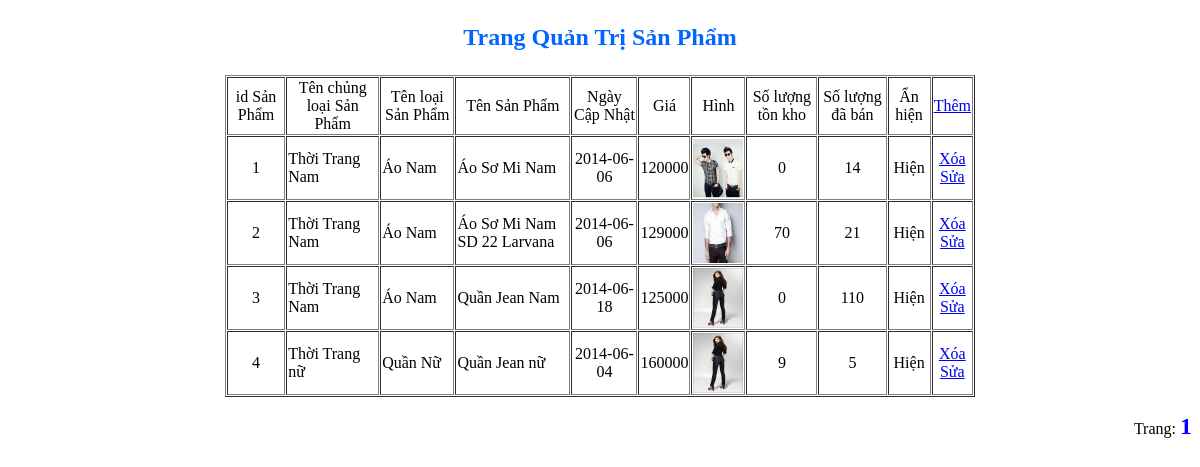
The page /admin/sanpham/sanpham.php on the database as committed earlier.
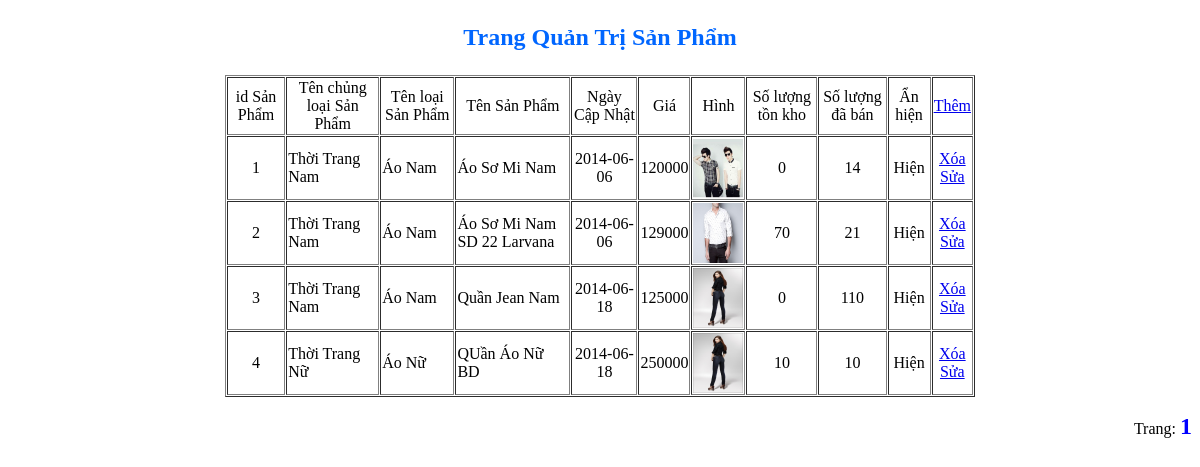
The same page on the database as committed later.
### tables this page shows
CREATE TABLE IF NOT EXISTS `sanpham` (
  `idSP` int(255) NOT NULL AUTO_INCREMENT,
  `idLoai` int(255) NOT NULL DEFAULT '0',
  `idCL` int(255) NOT NULL DEFAULT '0',
  `TenSP` varchar(100) NOT NULL,
  `MoTa` text NOT NULL,
  `NgayCapNhat` date NOT NULL DEFAULT '0000-00-00',
  `Gia` int(15) NOT NULL,
  `UrlHinh` varchar(255) NOT NULL,
  `SoLanXem` int(15) DEFAULT '0',
  `SoLuongTonKho` int(15) DEFAULT '0',
  `SoLuongDaBan` int(15) DEFAULT '0',
  `AnHien` int(15) NOT NULL DEFAULT '1',
  PRIMARY KEY (`idSP`)
);

CREATE TABLE IF NOT EXISTS `chungloaisanpham` (
  `idCL` int(255) NOT NULL AUTO_INCREMENT,
  `TenCL` varchar(100) NOT NULL,
  `AnHien` int(255) NOT NULL,
  PRIMARY KEY (`idCL`)
);

CREATE TABLE IF NOT EXISTS `loaisanpham` (
  `idLoai` int(255) NOT NULL AUTO_INCREMENT,
  `idCL` int(255) NOT NULL,
  `TenLoai` varchar(100) NOT NULL,
  `AnHien` int(255) NOT NULL,
  PRIMARY KEY (`idLoai`)
);

### admin/sanpham/sanpham.php (the view, shortened to what this page needs)
<!DOCTYPE html PUBLIC "-//W3C//DTD XHTML 1.0 Transitional//EN" "http://www.w3.org/TR/xhtml1/DTD/xhtml1-transitional.dtd">
<html xmlns="http://www.w3.org/1999/xhtml">
<head>
</head>
<body>
<p align="center" style="color:#06F; font-size:24px;"><b>Trang Quản Trị Sản Phẩm</b></p>
<table width="750" border="1" cellspacing="1" cellpadding="1" align="center">
  <tr>
    <td align="center">id Sản Phẩm</td>
    <td align="center">Tên chủng loại Sản Phẩm</td>
    <td align="center">Tên loại Sản Phẩm</td>
    <td align="center">Tên Sản Phẩm</td>
    <td align="center">Ngày Cập Nhật</td>
    <td align="center">Giá</td>
    <td align="center">Hình</td>
    <td align="center">Số lượng tồn kho</td>
    <td align="center">Số lượng đã bán</td>
    <td align="center">Ẩn hiện</td>
    <td align="center"><a href="index.php?link=themsanpham">Thêm</a></td>
  </tr>
  <?php
  $sldc="select * from sanpham";
  $qrdc= mysql_query($sldc);
  $tsdong=mysql_num_rows($qrdc);
  $sodong=10;
  $tstrang=ceil($tsdong/$sodong);
  if (isset($_GET['trang']))
  {
	  $trang=intval($_GET['trang']);
  }
  else
  {
	  $trang=1;
  }
  $vitri=($trang-1)*$sodong;
  $sldc2="select * from sanpham limit $vitri,$sodong";
  $qrdc2=mysql_query($sldc2);
  while ($rowdc=mysql_fetch_array($qrdc2))
  {
  ?>
  <tr>
    <td align="center"><?php echo $rowdc['idSP']; ?></td>
    <td><?php
				$slcl="select * from chungloaisanpham where idCL=".$rowdc['idCL'];
				$qrcl=mysql_query($slcl);
				if ($rowcl=mysql_fetch_array($qrcl))
				echo $rowcl['TenCL'];
		?></td>
    <td><?php
				$sll="select * from loaisanpham where idLoai=".$rowdc['idLoai'];
				$qrl=mysql_query($sll);
				if ($rowl=mysql_fetch_array($qrl))
				echo $rowl['TenLoai'];
		?></td>
    <td><?php echo $rowdc['TenSP']; ?></td>
    <td align="center"><?php echo $rowdc['NgayCapNhat']; ?></td>
    <td align="center"><?php echo $rowdc['Gia']; ?></td>
    <td align="center"><img src="images/<?php echo $rowdc['UrlHinh']; ?>" width="50" height="60" /></td>
    <td align="center"><?php echo $rowdc['SoLuongTonKho']; ?></td>
    <td align="center"><?php echo $rowdc['SoLuongDaBan']; ?></td>
    <td align="center"><?php if ($rowdc['AnHien']==0) echo "Ẩn"; if ($rowdc['AnHien']==1) echo "Hiện"; ?></td>
    <td align="center"><a href="xuly_xoa.php?idSP=<?php echo $rowdc['idSP']; ?>" onclick="return confirm('Bạn có chắc chắn muốn xóa không ???????');">Xóa</a><br /><a href="suasanpham.php?idSP=<?php echo $rowdc['idSP']; ?>">Sửa</a></td>
  </tr>
  <?php
  }
  ?>
</table>
<p align="right"><?php
echo "Trang: ";
for ($k=1;$k<=$tstrang;$k++)
{
	if ($k==$trang)
	{
		echo "<b><font size='5'; color='blue'>"." ".$k." "."</font></b>";
	}
	else
	{
		echo "<a href='index.php?link=quanlysanpham&idSP=".$rowdc['idSP']."&trang=".$k."'.>".$k." "."</a>";
	}
}
?></p>
</body>
</html>

Rows that differ between the two databases and show on the page:
changed sanpham id 4: chungloaisanpham.TenCL "Thời Trang nữ" → "Thời Trang Nữ"; idLoai.TenLoai "Quần Nữ" → "Áo Nữ"; TenSP "Quần Jean nữ" → "QUần Áo Nữ BD"; NgayCapNhat "2014-06-04" → "2014-06-18"; Gia "160000" → "250000"; SoLuongTonKho "9" → "10"; SoLuongDaBan "5" → "10"
